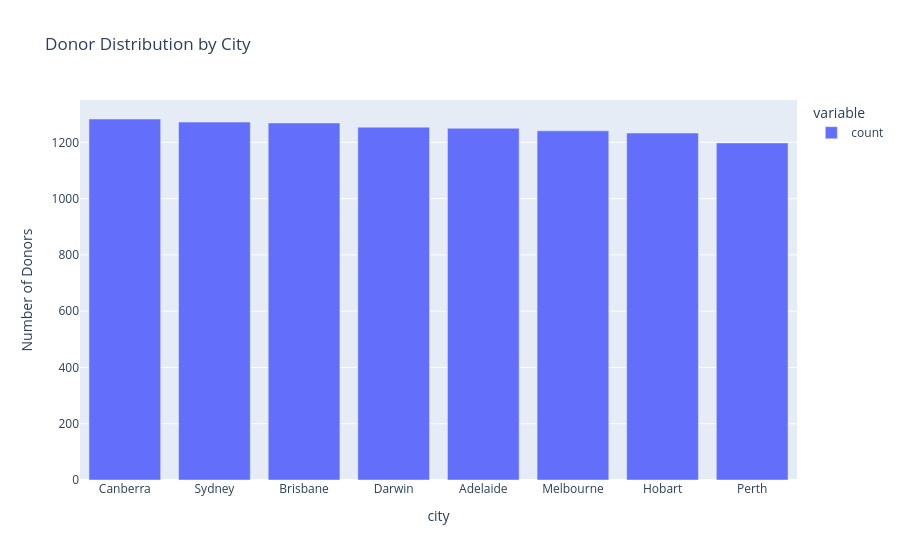
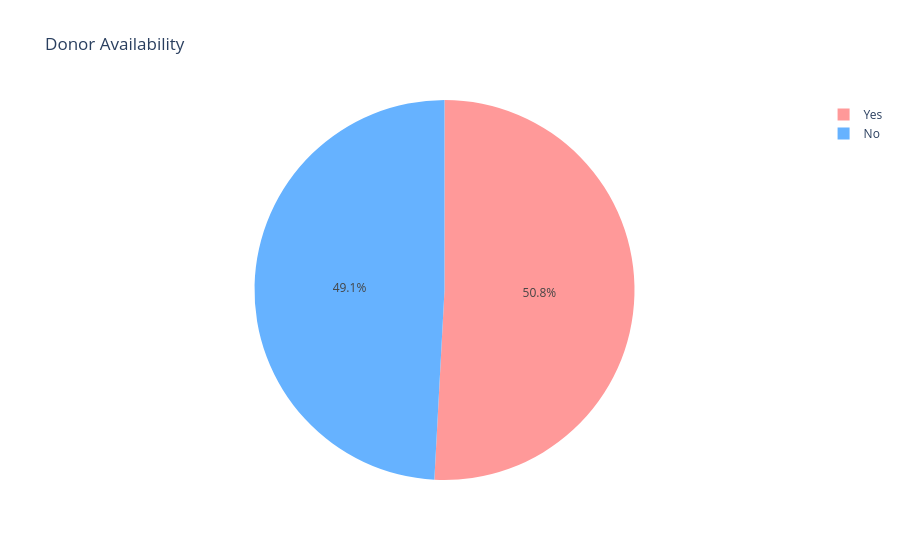

Notebook cell for these charts, in order:
### Code cell
# City Distribution
fig = px.bar(df['city'].value_counts(), title='Donor Distribution by City',
             labels={'value': 'Number of Donors', 'index': 'City'})
fig.show()

# Availability Pie Chart
availability_counts = df['availability'].value_counts()
fig = px.pie(values=availability_counts.values, names=availability_counts.index,
             title='Donor Availability', color_discrete_sequence=['#FF9999','#66B2FF'])
fig.show()

### Figure 1 — Plotly figure (JSON) as saved in the notebook; plotly's stock layout.template omitted (floating-point values rounded to 4 significant figures)
{"data": [{"hovertemplate": "variable=count<br>city=%{x}<br>Number of Donors=%{y}<extra></extra>", "legendgroup": "count", "marker": {"color": "#636efa", "pattern": {"shape": ""}}, "name": "count", "orientation": "v", "showlegend": true, "textposition": "auto", "type": "bar", "x": ["Canberra", "Sydney", "Brisbane", "Darwin", "Adelaide", "Melbourne", "Hobart", "Perth"], "xaxis": "x", "y": [1283, 1272, 1269, 1254, 1250, 1241, 1233, 1198], "yaxis": "y"}], "layout": {"barmode": "relative", "legend": {"title": {"text": "variable"}, "tracegroupgap": 0}, "title": {"text": "Donor Distribution by City"}, "xaxis": {"anchor": "y", "domain": [0, 1], "title": {"text": "city"}}, "yaxis": {"anchor": "x", "domain": [0, 1], "title": {"text": "Number of Donors"}}}}

### Figure 2 — Plotly figure (JSON) as saved in the notebook; plotly's stock layout.template omitted (floating-point values rounded to 4 significant figures)
{"data": [{"domain": {"x": [0, 1], "y": [0, 1]}, "hovertemplate": "label=%{label}<br>value=%{value}<extra></extra>", "labels": ["Yes", "No"], "legendgroup": "", "name": "", "showlegend": true, "type": "pie", "values": [5085, 4915]}], "layout": {"legend": {"tracegroupgap": 0}, "piecolorway": ["#FF9999", "#66B2FF"], "title": {"text": "Donor Availability"}}}
